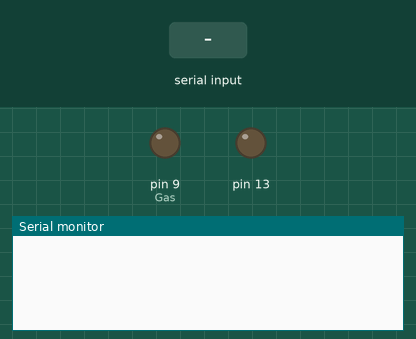
This sketch was run on a simulated Arduino Uno, built with avr-gcc and run on an emulated ATmega328P. Parts: output pins drawn as LEDs (lit = HIGH), the last lines printed to the serial monitor. Inputs (shaded band) come from the test bench.

Above: at 1.2 s.
1.3 s: "on" received over Serial
At 1.7 s:
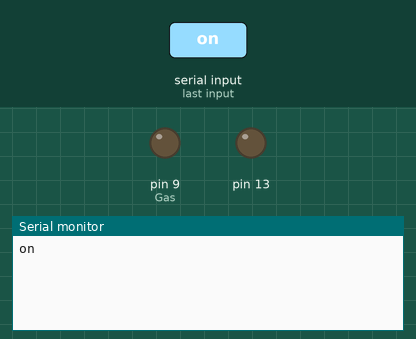
2.8 s: "off" received over Serial
At 3.3 s:
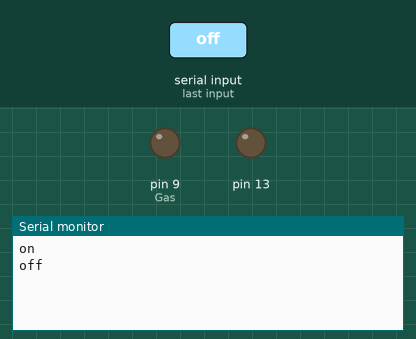
4.3 s: "1" received over Serial
At 4.9 s:
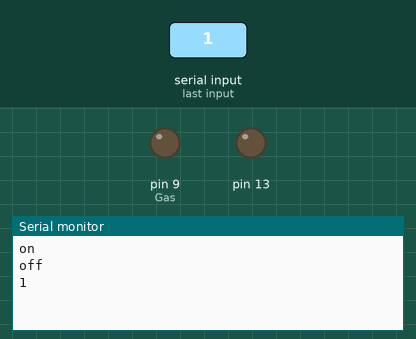

The sketch:

ProyectoGas.ino
```cpp
#include<LiquidCrystal.h>//libreria del componente LCD
LiquidCrystal lcd(12 , 11 , 5 , 4 , 3 , 2);//pines que usa la pantalla lcd
int redLed = 7;//led rojo que se usa para cuando detecte gas..
int greenLed = 6;//led verde que se usa para ¡cuando no detecte gas..
int Gas = 9;//pin del sensor de gas ..
String voice;//la orden que recibira la aplicacion de android..
void setup() {
  pinMode(13, OUTPUT);
  Serial.begin(9600);//puerto respectivamente..
  pinMode(Gas , INPUT);
}
void loop() {
  while (Serial.available())//condicion mientras haya conexion..
  {
    delay(10);
    char c = Serial.read();//lee el texto que se envia..
    voice += c;
  }
  if (voice.length() > 0)//largo de la palabra ingresada
  {
    Serial.println(voice);
    if (voice == "on")//la palabra ingresada es on..
    {
      pinMode(Gas , HIGH);//enciende el gas
        lcd.setCursor(0, 0);
        lcd.print(" Gas Activado ");//imprime en la pantalla LCD
        digitalWrite(7 , HIGH);//el led rojo se enciende
        digitalWrite(6, LOW);//mientras que el verde queda contsante..

    }
    if (voice == "off")//apaga el gas respectivamente si la palabra ingresada es off
    {
      lcd.setCursor(0, 0);
      lcd.print(" Gas Desactivado ");//imprime en la pantalla LCD
      digitalWrite(6, HIGH);//enciende el led verde..
      digitalWrite(7 , LOW);//apaga el led rojo..
    }
    voice = "";//queda en escucha ante cualquier actividad relacionada anteriormente..
  }
}
```

Measured:
- after the input at 1.3 s, the serial monitor: prints a new line at once (image 1)
- after the input at 2.8 s, the serial monitor: prints a new line at once (image 2)
- after the input at 4.3 s, the serial monitor: prints a new line at once (image 3)
